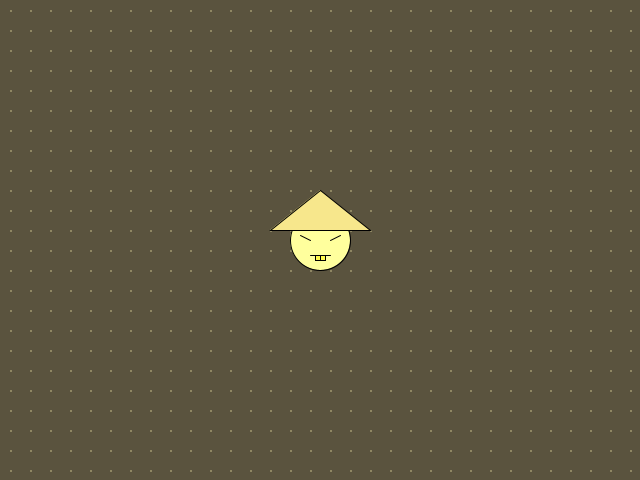
Frame 1 (no input)
Frame 60 (the mouse pressed at the canvas centre just before this capture): identical to frame 1, image omitted
Frame 120 (the mouse held since frame 60 and released just before this capture): identical to frame 1, image omitted

The Processing sketch that drew this single still picture (run headless with seeded random() and noise(); from frame 60 on, the mouse is pressed at the canvas centre):

// Processing sketch: processing_23552
// ── processing_23552.pde


void setup(){
   size(640, 480);
    smooth();
}

void draw(){

background(90, 83, 62);

//for loop
for (int ygrid=10; ygrid<=height; ygrid+=20){
  for (int xgrid=10; xgrid <=width; xgrid+=20){
    stroke (143, 135, 99);
    fill(143, 135, 99);
    rect(xgrid, ygrid, 1, 1);
}
}

int x = 320;
int y = 240;
stroke(0);
fill(255, 255, 157);
ellipse(x, y, 60, 60);
line(x - 20, y - 5, x-10, y); //left eye
line(x+20, y- 5, x+10, y); //right eye
line(x-10, y + 15, x+10, y+15); //mouth

//teeth//
fill(255, 250, 77);
rect(x-5, y+15, 5, 5);
rect(x, y+15, 5, 5);

//hat//
fill(247, 231, 140);
triangle(x - 50, y-10, x + 50, y - 10, x, y-50);



println("HERRO");
}
